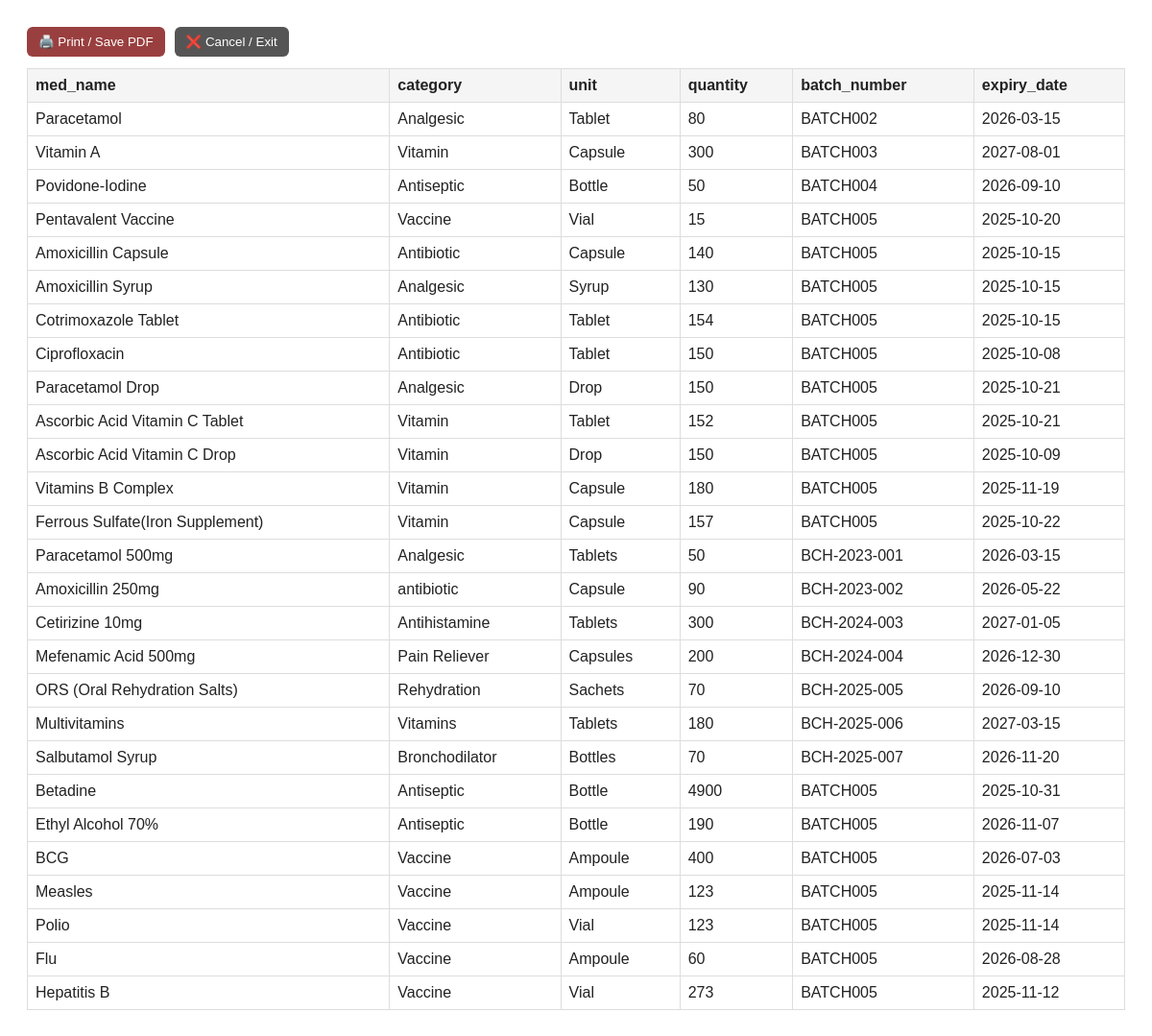
Page /report_generate.php on the committed database.
### tables this page shows
CREATE TABLE `medicines` (
  `med_id` int(11) NOT NULL,
  `med_name` varchar(150) NOT NULL,
  `description` text DEFAULT NULL,
  `category` varchar(50) DEFAULT NULL,
  `quantity` int(11) NOT NULL DEFAULT 0,
  `unit` varchar(50) DEFAULT NULL,
  `batch_number` varchar(100) DEFAULT NULL,
  `notes` text DEFAULT NULL,
  `expiry_date` date DEFAULT NULL,
  `date_added` timestamp NOT NULL DEFAULT current_timestamp(),
  `reorder_level` int(11) NOT NULL DEFAULT 10
);

### report_generate.php (the view, shortened to what this page needs)
<?php
include 'db_connect.php';
$type = $_POST['type'] ?? 'inventory';
$data = [];
if ($type === 'inventory') {
    $sql = "SELECT med_name,category,unit,quantity,batch_number,expiry_date FROM medicines";
    $res = $conn->query($sql);
    while ($r = $res->fetch_assoc()) $data[] = $r;
}
?>
<!doctype html>
<html>
<head>
</head>
<body>
 <div class="no-print" style="margin-bottom:12px; display:flex; gap:10px;">
  <button
    onclick="window.print()"
    style="padding:8px 12px;background:#9A3F3F;color:#fff;border:none;border-radius:6px;cursor:pointer">
    🖨️ Print / Save PDF
  </button>
  <button
    onclick="exitReport()"
    style="padding:8px 12px;background:#555;color:#fff;border:none;border-radius:6px;cursor:pointer">
    ❌ Cancel / Exit
  </button>
</div>
  <?php if (empty($data)): ?>
    <div style="padding:30px;background:#fff;border-radius:8px;color:#666">No results found for the selected filters.</div>
  <?php else: ?>
    <table>
      <thead>
        <tr>
          <?php
          $keys = array_keys($data[0]);
          foreach ($keys as $k) echo "<th>".htmlspecialchars($k)."</th>";
          ?>
        </tr>
      </thead>
      <tbody>
        <?php foreach ($data as $row): ?>
          <tr>
            <?php foreach ($keys as $k): ?>
              <td><?= htmlspecialchars($row[$k]) ?></td>
            <?php endforeach; ?>
          </tr>
        <?php endforeach; ?>
      </tbody>
    </table>
  <?php endif; ?>
</body>
</html>

### report_generate.php (style rules this page uses)
body { font-family:Arial,Helvetica,sans-serif;padding:20px;color:#222 }
table { width:100%;border-collapse:collapse;margin-top:12px }
th,td { border:1px solid #ddd;padding:8px;text-align:left }
th { background:#f5f5f5 }

### rows in the picture
medicines: med_name "Paracetamol", category "Analgesic", unit "Tablet", quantity "80", batch_number "BATCH002", expiry_date "2026-03-15"
medicines: med_name "Vitamin A", category "Vitamin", unit "Capsule", quantity "300", batch_number "BATCH003", expiry_date "2027-08-01"
medicines: med_name "Povidone-Iodine", category "Antiseptic", unit "Bottle", quantity "50", batch_number "BATCH004", expiry_date "2026-09-10"
medicines: med_name "Pentavalent Vaccine", category "Vaccine", unit "Vial", quantity "15", batch_number "BATCH005", expiry_date "2025-10-20"
medicines: med_name "Amoxicillin Capsule", category "Antibiotic", unit "Capsule", quantity "140", batch_number "BATCH005", expiry_date "2025-10-15"
medicines: med_name "Amoxicillin Syrup", category "Analgesic", unit "Syrup", quantity "130", batch_number "BATCH005", expiry_date "2025-10-15"
medicines: med_name "Cotrimoxazole Tablet", category "Antibiotic", unit "Tablet", quantity "154", batch_number "BATCH005", expiry_date "2025-10-15"
medicines: med_name "Ciprofloxacin", category "Antibiotic", unit "Tablet", quantity "150", batch_number "BATCH005", expiry_date "2025-10-08"
medicines: med_name "Paracetamol Drop", category "Analgesic", unit "Drop", quantity "150", batch_number "BATCH005", expiry_date "2025-10-21"
medicines: med_name "Ascorbic Acid Vitamin C Tablet", category "Vitamin", unit "Tablet", quantity "152", batch_number "BATCH005", expiry_date "2025-10-21"
medicines: med_name "Ascorbic Acid Vitamin C Drop", category "Vitamin", unit "Drop", quantity "150", batch_number "BATCH005", expiry_date "2025-10-09"
medicines: med_name "Vitamins B Complex", category "Vitamin", unit "Capsule", quantity "180", batch_number "BATCH005", expiry_date "2025-11-19"
medicines: med_name "Ferrous Sulfate(Iron Supplement)", category "Vitamin", unit "Capsule", quantity "157", batch_number "BATCH005", expiry_date "2025-10-22"
medicines: med_name "Paracetamol 500mg", category "Analgesic", unit "Tablets", quantity "50", batch_number "BCH-2023-001", expiry_date "2026-03-15"
medicines: med_name "Amoxicillin 250mg", category "antibiotic", unit "Capsule", quantity "90", batch_number "BCH-2023-002", expiry_date "2026-05-22"
medicines: med_name "Cetirizine 10mg", category "Antihistamine", unit "Tablets", quantity "300", batch_number "BCH-2024-003", expiry_date "2027-01-05"
medicines: med_name "Mefenamic Acid 500mg", category "Pain Reliever", unit "Capsules", quantity "200", batch_number "BCH-2024-004", expiry_date "2026-12-30"
medicines: med_name "ORS (Oral Rehydration Salts)", category "Rehydration", unit "Sachets", quantity "70", batch_number "BCH-2025-005", expiry_date "2026-09-10"
medicines: med_name "Multivitamins", category "Vitamins", unit "Tablets", quantity "180", batch_number "BCH-2025-006", expiry_date "2027-03-15"
medicines: med_name "Salbutamol Syrup", category "Bronchodilator", unit "Bottles", quantity "70", batch_number "BCH-2025-007", expiry_date "2026-11-20"
medicines: med_name "Betadine", category "Antiseptic", unit "Bottle", quantity "4900", batch_number "BATCH005", expiry_date "2025-10-31"
medicines: med_name "Ethyl Alcohol 70%", category "Antiseptic", unit "Bottle", quantity "190", batch_number "BATCH005", expiry_date "2026-11-07"
medicines: med_name "BCG", category "Vaccine", unit "Ampoule", quantity "400", batch_number "BATCH005", expiry_date "2026-07-03"
medicines: med_name "Measles", category "Vaccine", unit "Ampoule", quantity "123", batch_number "BATCH005", expiry_date "2025-11-14"
medicines: med_name "Polio", category "Vaccine", unit "Vial", quantity "123", batch_number "BATCH005", expiry_date "2025-11-14"
medicines: med_name "Flu", category "Vaccine", unit "Ampoule", quantity "60", batch_number "BATCH005", expiry_date "2026-08-28"
medicines: med_name "Hepatitis B", category "Vaccine", unit "Vial", quantity "273", batch_number "BATCH005", expiry_date "2025-11-12"

### other values in the picture
$k "med_name"
$k "category"
$k "unit"
$k "quantity"
$k "batch_number"
$k "expiry_date"
